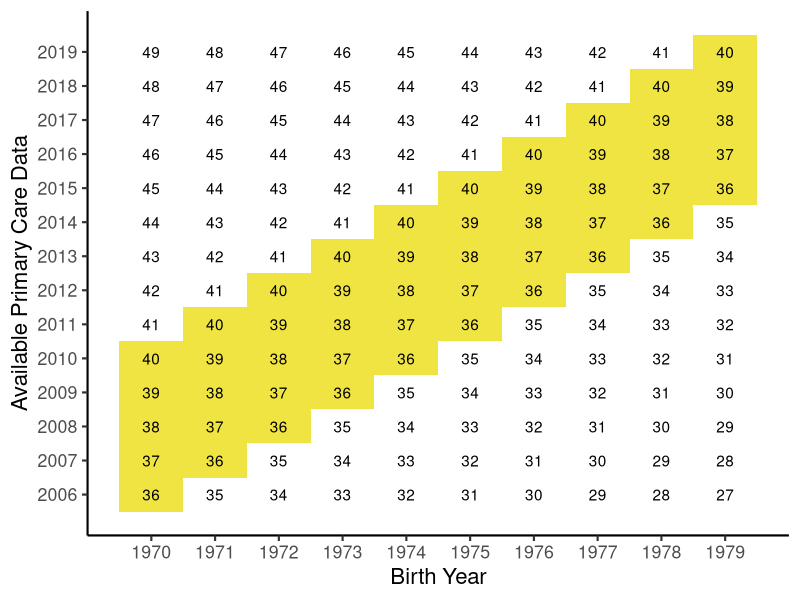
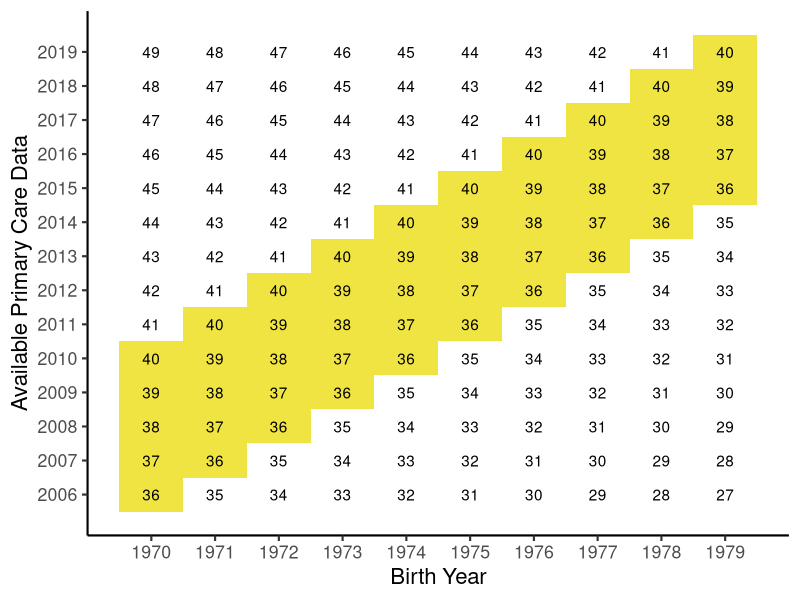

Generate these figures, in order, with R:

# Load necessary libraries 
library(tidyverse) # Create a data frame with all possible combinations of birth years and observation years 
birth_years <- seq(1970, 1979, 1) 

observation_years <- seq(2006, 2019, 1) 

data <- expand.grid(birth_year = birth_years, observation_year = observation_years) 

# Calculate the age of participants based on the birth year and observation year 
data$age <- data$observation_year - data$birth_year 
# Display the data frame 
print(data) 
# Create the plot 
ggplot(data, aes(x = birth_year, 
                             y = observation_year, 
                             fill = ifelse(age > 35 & age < 41,TRUE,FALSE))) + 
  geom_tile() + 
  geom_text(aes(label = age)) + 
  scale_x_continuous(name = "Birth Year", breaks = seq(1970, 1979, 1)) + 
  scale_y_continuous(name = "Available Primary Care Data", breaks = seq(2006, 2019, 1)) + 
  scale_fill_manual(values = c("white","#F0E442")) + 
  theme_classic(base_size = 16) + 
  theme(legend.position = "none")

ggsave("cohorts.pdf",height = 6,width = 8)


